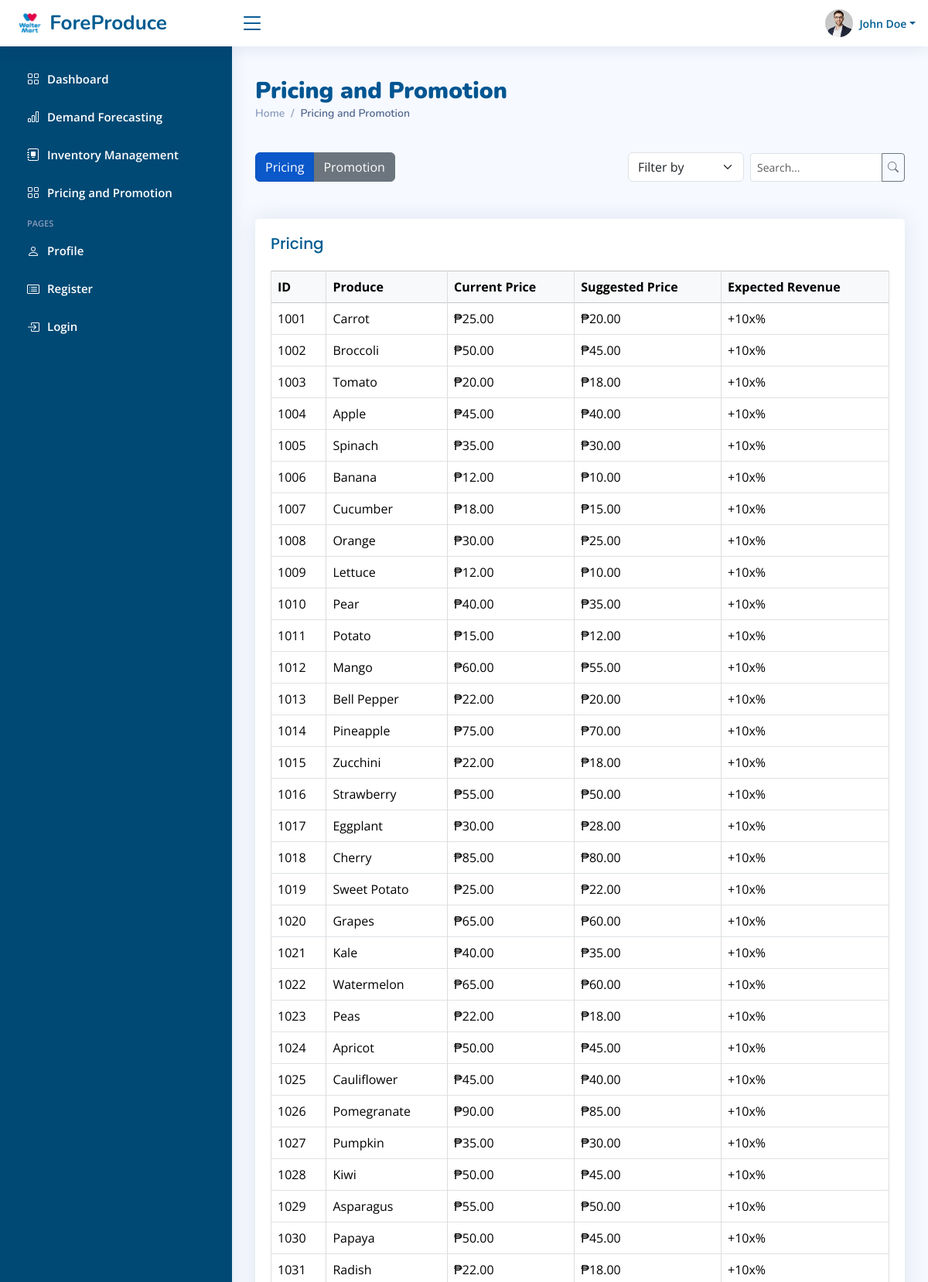
/pricing.php (upper part), run on the app's committed database.
### tables this page shows
CREATE TABLE `dataset` (
  `id` int(11) NOT NULL,
  `date` date NOT NULL,
  `productID` varchar(50) NOT NULL,
  `category` varchar(100) NOT NULL,
  `productName` varchar(255) NOT NULL,
  `quantitySold` int(11) NOT NULL,
  `discountPrice` decimal(10,2) DEFAULT NULL,
  `originalPrice` decimal(10,2) DEFAULT NULL,
  `totalSaleValue` decimal(15,2) DEFAULT NULL,
  `currentStockLevel` int(11) NOT NULL,
  `reorderLevel` int(11) NOT NULL,
  `expirationDate` date DEFAULT NULL,
  `restockDate` date DEFAULT NULL,
  `batchID` varchar(50) DEFAULT NULL,
  `pricingPromotion` varchar(255) DEFAULT NULL,
  `priceChangeDate` date DEFAULT NULL
);

### pricing.php (the view, shortened to what this page needs)
<?php
$servername = "localhost";
$username = "root";
$password = "";
$dbname = "foreproduce";
$conn = new mysqli($servername, $username, $password, $dbname);
$sqlDataset = "SELECT productID, productName, currentStockLevel, expirationDate, restockDate, originalPrice	, discountPrice
               FROM dataset";
$resultDataset = $conn->query($sqlDataset);
$inventoryData = [];
if ($resultDataset->num_rows > 0) {
    while ($row = $resultDataset->fetch_assoc()) {
        $inventoryData[] = $row;
    }
}
?>
<!DOCTYPE html>
<html lang="en">
<head>
    <link href="assets/vendor/bootstrap/css/bootstrap.min.css" rel="stylesheet">
    <link href="assets/vendor/bootstrap-icons/bootstrap-icons.css" rel="stylesheet">
    <link href="assets/vendor/boxicons/css/boxicons.min.css" rel="stylesheet">
    <link href="assets/vendor/quill/quill.snow.css" rel="stylesheet">
    <link href="assets/vendor/quill/quill.bubble.css" rel="stylesheet">
    <link href="assets/vendor/remixicon/remixicon.css" rel="stylesheet">
    <link href="assets/vendor/simple-datatables/style.css" rel="stylesheet">
    <link href="assets/css/style.css" rel="stylesheet">
</head>
<body>
    <header id="header" class="header fixed-top d-flex align-items-center">
        <div class="d-flex align-items-center justify-content-between">
            <a href="index.php" class="logo d-flex align-items-center">
                <img src="assets/img/wm-logo.svg" alt="">
                <span class="d-none d-lg-block" style="color: #015c92;">ForeProduce</span>
            </a>
            <i class="bi bi-list toggle-sidebar-btn"></i>
        </div>
        <nav class="header-nav ms-auto">
            <ul class="d-flex align-items-center">
                <li class="nav-item dropdown pe-3">
                    <a class="nav-link nav-profile d-flex align-items-center pe-0" href="#" data-bs-toggle="dropdown">
                        <img src="assets/img/profile-img.jpg" alt="Profile" class="rounded-circle">
                        <span class="d-none d-md-block dropdown-toggle ps-2" style="color: #015c92;">John Doe</span>
                    </a>
                </li>
            </ul>
        </nav>
    </header>
    <aside id="sidebar" class="sidebar">
        <ul class="sidebar-nav" id="sidebar-nav">
            <li class="nav-item">
                <a class="nav-link " href="index.php">
                    <i class="bi bi-grid"></i>
                    <span>Dashboard</span>
                </a>
            </li>
            <li class="nav-item">
                <a class="nav-link" href="demand.php">
                    <i class="bi bi-bar-chart"></i>
                    <span>Demand Forecasting</span>
                </a>
            </li>
            <li class="nav-item">
                <a class="nav-link " href="inventory.php">
                    <i class="bi bi-journal-album"></i>
                    <span>Inventory Management</span>
                </a>
            </li>
            <li class="nav-item">
                <a class="nav-link " href="pricing.php">
                    <i class="bi bi-grid"></i>
                    <span>Pricing and Promotion</span>
                </a>
            </li>
            <li class="nav-heading">Pages</li>
            <li class="nav-item">
                <a class="nav-link collapsed" href="users-profile.php">
                    <i class="bi bi-person"></i>
                    <span>Profile</span>
                </a>
            </li>
            <li class="nav-item">
                <a class="nav-link collapsed" href="pages-register.php">
                    <i class="bi bi-card-list"></i>
                    <span>Register</span>
                </a>
            </li>
            <li class="nav-item">
                <a class="nav-link collapsed" href="pages-login.php">
                    <i class="bi bi-box-arrow-in-right"></i>
                    <span>Login</span>
                </a>
            </li>
        </ul>
    </aside>
    <main id="main" class="main">
        <div class="pagetitle">
            <h1>Pricing and Promotion</h1>
            <nav>
                <ol class="breadcrumb">
                    <li class="breadcrumb-item"><a href="index.php">Home</a></li>
                    <li class="breadcrumb-item active">Pricing and Promotion</li>
                </ol>
            </nav>
        </div>
        <div class="pricePromotion py-4">
            <div class="d-flex justify-content-between align-items-center mb-4">
                <div class="btn-group me-3" role="group" aria-label="Toggle Buttons">
                    <button id="pricing-btn" class="btn btn-secondary">Pricing</button>
                    <button id="promotion-btn" class="btn btn-secondary">Promotion</button>
                </div>
                <div class="d-flex align-items-center">
                    <select id="filter-select" class="form-select me-2" style="width: 150px;">
                        <option value="all">Filter by</option>
                    </select>
                    <div class="input-group input-group-sm" style="width: 200px;">
                        <input type="text" class="form-control" id="searchInput" placeholder="Search...">
                        <button class="btn btn-outline-secondary" type="button" style="padding: 7px;">
                            <i class="bi bi-search"></i>
                        </button>
                    </div>
                </div>
            </div>
        </div>
        <div class="card mb-4" id="pricing-table">
    <div class="card-body">
        <h2 class="card-title">Pricing</h2>
        <div class="table-responsive">
            <table class="table table-bordered">
                <thead class="table-light">
                    <tr>
                        <th>ID</th>
                        <th>Produce</th>
                        <th>Current Price</th>
                        <th>Suggested Price</th>
                        <th>Expected Revenue</th>
                    </tr>
                </thead>
                <tbody>
                    <?php foreach ($inventoryData as $item): ?>
                    <tr>
                        <td><?php echo $item['productID']; ?></td>
                        <td><?php echo $item['productName']; ?></td>
                        <td>₱<?php echo number_format($item['originalPrice'], 2); ?></td>
                        <td>₱<?php echo number_format($item['discountPrice'], 2); ?></td>
                        <td>+10x% </td>
                    </tr>
                    <?php endforeach; ?>
                </tbody>
            </table>
        </div>
    </div>
</div>
                    </main>
</body>
</html>

### assets/css/style.css (style rules this page uses)
:root { scroll-behavior: smooth; }
body { font-family: "Open Sans", sans-serif; background: #f6f9ff; color: #444444; }
a { color: #015c92; text-decoration: none; }
h1, h2, h3, h4, h5, h6 { font-family: "Nunito", sans-serif; }
#main { margin-top: 60px; padding: 20px 30px; transition: all 0.3s; }
.pagetitle { margin-bottom: 10px; }
.pagetitle h1 { padding-top: 20px; font-size: 30px; margin-bottom: 0; font-weight: 1000; color: #015692; }
.card { margin-bottom: 30px; border: none; border-radius: 5px; box-shadow: 0px 0 30px rgba(1, 41, 112, 0.1); }
.card-title { padding: 20px 0 15px 0; font-size: 20px; font-weight: 500; color: #015c92; font-family: "Poppins", sans-serif; }
.card-body { padding: 0 20px 20px 20px; }
.breadcrumb { font-size: 14px; font-family: "Nunito", sans-serif; color: #899bbd; font-weight: 600; }
.breadcrumb a { color: #899bbd; transition: 0.3s; }
.breadcrumb .breadcrumb-item::before { color: #899bbd; }
.breadcrumb .active { color: #51678f; font-weight: 600; }
.logo { line-height: 1; }
@media (min-width: 1200px) { .logo { width: 280px; } }
.logo img { max-height: 26px; margin-right: 6px; }
.logo span { font-size: 26px; font-weight: 700; color: #015692; font-family: "Nunito", sans-serif; }
.header { transition: all 0.5s; z-index: 997; height: 60px; box-shadow: 0px 2px 20px rgba(1, 41, 112, 0.1); background-color: #fff; padding-left: 20px; }
.header .toggle-sidebar-btn { font-size: 32px; padding-left: 10px; cursor: pointer; color: #015692; }
.header-nav ul { list-style: none; }
.header-nav>ul { margin: 0; padding: 0; }
.header-nav .nav-profile { color: #015692; }
.header-nav .nav-profile img { max-height: 36px; }
.header-nav .nav-profile span { font-size: 14px; font-weight: 600; }
.sidebar { position: fixed; top: 60px; left: 0; bottom: 0; width: 300px; z-index: 996; transition: all 0.3s; padding: 20px; overflow-y: auto; scrollbar-width: thin; scrollbar-color: #aab7cf transparent; box-shadow: 0px 0px 20px rgba(1, 41, 112, 0.1); background-color: #004974; }
@media (min-width: 1200px) { #main, #footer { margin-left: 300px; } }
.sidebar-nav { padding: 0; margin: 0; list-style: none; }
.sidebar-nav li { padding: 0; margin: 0; list-style: none; }
.sidebar-nav .nav-item { margin-bottom: 5px; }
.sidebar-nav .nav-heading { font-size: 11px; text-transform: uppercase; color: #899bbd; font-weight: 600; margin: 10px 0 5px 15px; }
.sidebar-nav .nav-link { display: flex; align-items: center; font-size: 15px; font-weight: 600; transition: 0.3; padding: 10px 15px; border-radius: 4px; }
.sidebar-nav .nav-link i { font-size: 16px; margin-right: 10px; color: #fff; }
.sidebar-nav .nav-link { color: white; border-radius: 5px; transition: all 0.3s ease; }
select { padding: 10px; border-radius: 5px; border: 1px solid #ccc; }
table { width: 100%; border-collapse: collapse; }
th, td { padding: 12px; border: 1px solid #ddd; text-align: left; }
th { background-color: #f2f2f2; }

### data on the page
dataset: productID "1001", productName "Carrot", originalPrice "25.00", discountPrice "20.00"
dataset: productID "1002", productName "Broccoli", originalPrice "50.00", discountPrice "45.00"
dataset: productID "1003", productName "Tomato", originalPrice "20.00", discountPrice "18.00"
dataset: productID "1004", productName "Apple", originalPrice "45.00", discountPrice "40.00"
dataset: productID "1005", productName "Spinach", originalPrice "35.00", discountPrice "30.00"
dataset: productID "1006", productName "Banana", originalPrice "12.00", discountPrice "10.00"
dataset: productID "1007", productName "Cucumber", originalPrice "18.00", discountPrice "15.00"
dataset: productID "1008", productName "Orange", originalPrice "30.00", discountPrice "25.00"
dataset: productID "1009", productName "Lettuce", originalPrice "12.00", discountPrice "10.00"
dataset: productID "1010", productName "Pear", originalPrice "40.00", discountPrice "35.00"
dataset: productID "1011", productName "Potato", originalPrice "15.00", discountPrice "12.00"
dataset: productID "1012", productName "Mango", originalPrice "60.00", discountPrice "55.00"
dataset: productID "1013", productName "Bell Pepper", originalPrice "22.00", discountPrice "20.00"
dataset: productID "1014", productName "Pineapple", originalPrice "75.00", discountPrice "70.00"
dataset: productID "1015", productName "Zucchini", originalPrice "22.00", discountPrice "18.00"
dataset: productID "1016", productName "Strawberry", originalPrice "55.00", discountPrice "50.00"
dataset: productID "1017", productName "Eggplant", originalPrice "30.00", discountPrice "28.00"
dataset: productID "1018", productName "Cherry", originalPrice "85.00", discountPrice "80.00"
dataset: productID "1019", productName "Sweet Potato", originalPrice "25.00", discountPrice "22.00"
dataset: productID "1020", productName "Grapes", originalPrice "65.00", discountPrice "60.00"
dataset: productID "1021", productName "Kale", originalPrice "40.00", discountPrice "35.00"
dataset: productID "1022", productName "Watermelon", originalPrice "65.00", discountPrice "60.00"
dataset: productID "1023", productName "Peas", originalPrice "22.00", discountPrice "18.00"
dataset: productID "1024", productName "Apricot", originalPrice "50.00", discountPrice "45.00"
dataset: productID "1025", productName "Cauliflower", originalPrice "45.00", discountPrice "40.00"
dataset: productID "1026", productName "Pomegranate", originalPrice "90.00", discountPrice "85.00"
dataset: productID "1027", productName "Pumpkin", originalPrice "35.00", discountPrice "30.00"
dataset: productID "1028", productName "Kiwi", originalPrice "50.00", discountPrice "45.00"
dataset: productID "1029", productName "Asparagus", originalPrice "55.00", discountPrice "50.00"
dataset: productID "1030", productName "Papaya", originalPrice "50.00", discountPrice "45.00"
dataset: productID "1031", productName "Radish", originalPrice "22.00", discountPrice "18.00"
